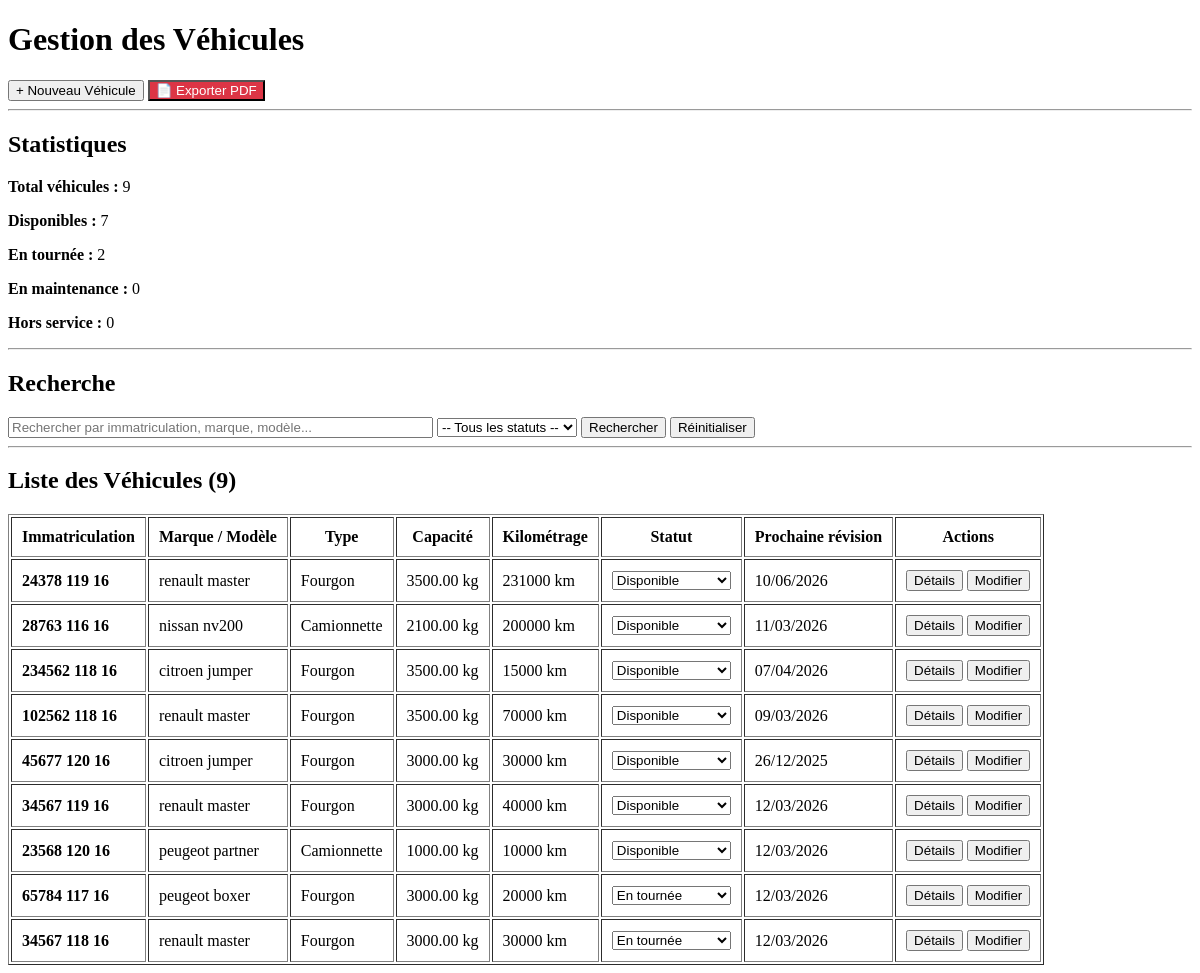
Page /vehicules/ on the earlier database version.
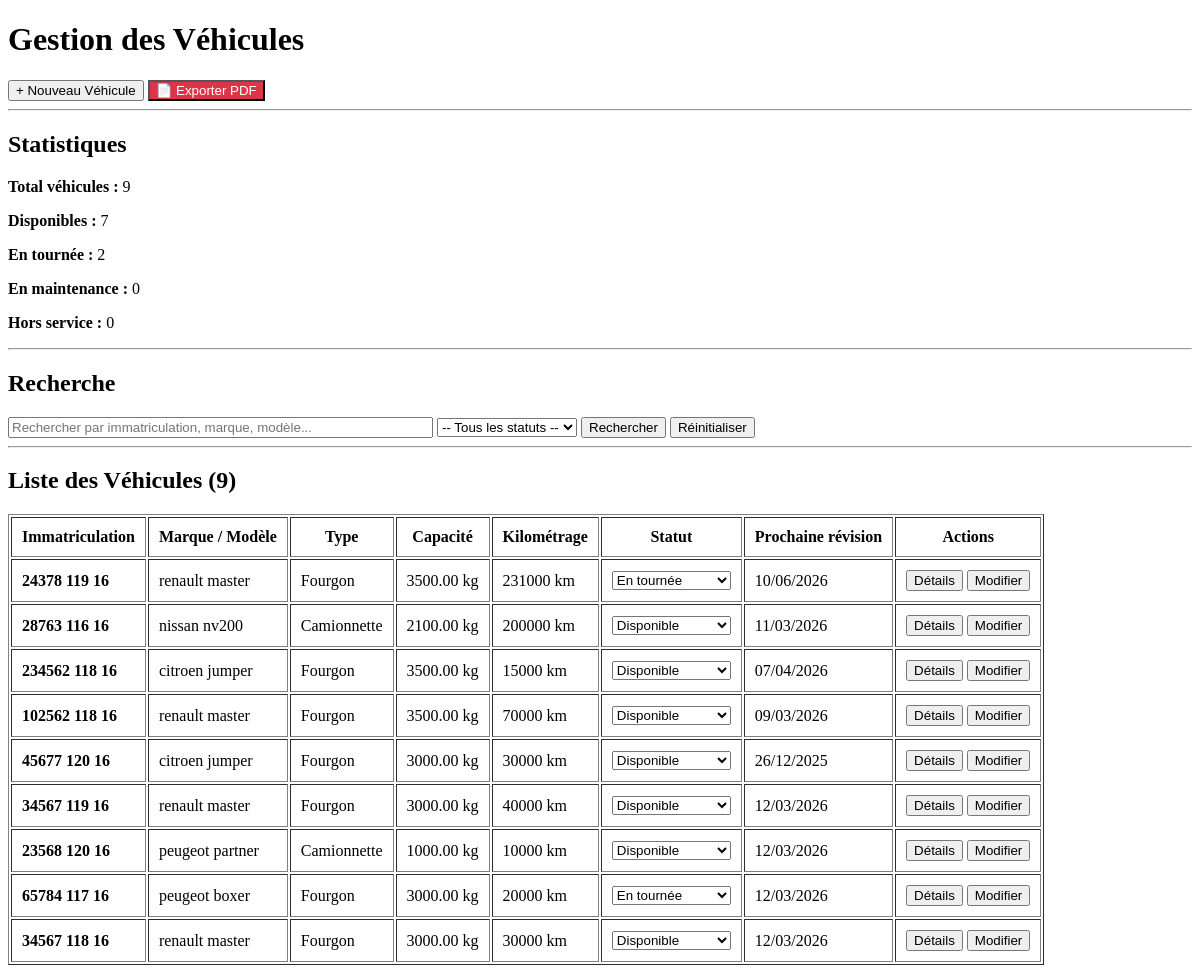
Same page on the later database version.
### app1/models.py (models this page shows, shortened)
class Vehicule(models.Model):
    numero_immatriculation = models.CharField(max_length=50, unique=True)
    marque = models.CharField(max_length=100)
    modele = models.CharField(max_length=100)
    annee = models.IntegerField()
    type_vehicule = models.CharField(max_length=20, choices=[('CAMIONNETTE', 'Camionnette'),('CAMION', 'Camion'),('FOURGON', 'Fourgon'),('MOTO', 'Moto'),])
    capacite_poids = models.DecimalField(max_digits=8, decimal_places=2, help_text="Capacité en kg")
    capacite_volume = models.DecimalField(max_digits=8, decimal_places=2, help_text="Volume en m³")
    consommation_moyenne = models.DecimalField(max_digits=5, decimal_places=2, help_text="Consommation en L/100km")
    etat = models.CharField(max_length=20, choices=[('EXCELLENT', 'Excellent'),('BON', 'Bon'),('MOYEN', 'Moyen'),('MAUVAIS', 'Mauvais'),], default='BON')
    statut = models.CharField(max_length=20, choices=[('DISPONIBLE', 'Disponible'),('EN_TOURNEE', 'En tournée'),('EN_MAINTENANCE', 'En maintenance'),('HORS_SERVICE', 'Hors service'),], default='DISPONIBLE')
    date_derniere_revision = models.DateField(blank=True, null=True)
    date_prochaine_revision = models.DateField(blank=True, null=True)
    kilometrage = models.PositiveIntegerField(default=0, help_text="Compteur kilométrique total")
    date_acquisition = models.DateField()
    date_creation = models.DateTimeField(auto_now_add=True)
    date_modification = models.DateTimeField(auto_now=True)
    remarques = models.TextField(blank=True, null=True)

### app1/views.py (the view)
# urls.py: path('vehicules/', views.liste_vehicules, name='liste_vehicules'),
def liste_vehicules(request):
    search = request.GET.get('search', '')
    filtre_statut = request.GET.get('statut', '')
    vehicules = Vehicule.objects.all()
    if search:
        vehicules = vehicules.filter(
            Q(numero_immatriculation__icontains=search) |
            Q(marque__icontains=search) |
            Q(modele__icontains=search)
        )
    if filtre_statut:
        vehicules = vehicules.filter(statut=filtre_statut)
    vehicules = vehicules.order_by('-date_creation')
    stats = {
        'total_vehicules': Vehicule.objects.count(),
        'disponibles': Vehicule.objects.filter(statut='DISPONIBLE').count(),
        'en_tournee': Vehicule.objects.filter(statut='EN_TOURNEE').count(),
        'en_maintenance': Vehicule.objects.filter(statut='EN_MAINTENANCE').count(),
        'hors_service': Vehicule.objects.filter(statut='HORS_SERVICE').count(),
    }
    statuts = [
        ('DISPONIBLE', 'Disponible'),
        ('EN_TOURNEE', 'En tournée'),
        ('EN_MAINTENANCE', 'En maintenance'),
        ('HORS_SERVICE', 'Hors service'),
    ]
    return render(request, 'vehicules/liste.html', {
        'vehicules': vehicules,
        'search': search,
        'filtre_statut': filtre_statut,
        'statuts': statuts,
        'stats': stats,
    })

### app1/templates/vehicules/liste.html (shortened to what this page needs)
<!DOCTYPE html>
<html lang="fr">
<head>
</head>
<body>
    <h1>Gestion des Véhicules</h1>
    <a href="{% url 'creer_vehicule' %}"><button>+ Nouveau Véhicule</button></a>
    <a href="{% url 'exporter_vehicules_pdf' %}"><button style="background: #dc3545; color: white;">📄 Exporter PDF</button></a>
    <hr>
    <h2>Statistiques</h2>
    <p><strong>Total véhicules :</strong> {{ stats.total_vehicules }}</p>
    <p><strong>Disponibles :</strong> {{ stats.disponibles }}</p>
    <p><strong>En tournée :</strong> {{ stats.en_tournee }}</p>
    <p><strong>En maintenance :</strong> {{ stats.en_maintenance }}</p>
    <p><strong>Hors service :</strong> {{ stats.hors_service }}</p>
    <hr>
    <h2>Recherche</h2>
    <form method="GET">
        <input
            type="text"
            name="search"
            placeholder="Rechercher par immatriculation, marque, modèle..."
            value="{{ search }}"
            size="50"
        >
        <select name="statut">
            <option value="">-- Tous les statuts --</option>
        </select>
        <button type="submit">Rechercher</button>
        <a href="{% url 'liste_vehicules' %}"><button type="button">Réinitialiser</button></a>
    </form>
    <hr>
    <h2>Liste des Véhicules ({{ vehicules.count }})</h2>
    {% if vehicules %}
    <table border="1" cellpadding="10">
        <thead>
            <tr>
                <th>Immatriculation</th>
                <th>Marque / Modèle</th>
                <th>Type</th>
                <th>Capacité</th>
                <th>Kilométrage</th>
                <th>Statut</th>
                <th>Prochaine révision</th>
                <th>Actions</th>
            </tr>
        </thead>
        <tbody>
            {% for vehicule in vehicules %}
            <tr>
                <td><strong>{{ vehicule.numero_immatriculation }}</strong></td>
                <td>{{ vehicule.marque }} {{ vehicule.modele }}</td>
                <td>{{ vehicule.get_type_vehicule_display }}</td>
                <td>{{ vehicule.capacite_poids }} kg</td>
                <td>{{ vehicule.kilometrage }} km</td>
                <td>
                    <form method="POST" action="{% url 'modifier_statut_vehicule' vehicule.id %}" style="display:inline;">
                        <select name="statut" onchange="this.form.submit()">
                            <option value="DISPONIBLE" {% if vehicule.statut == 'DISPONIBLE' %}selected{% endif %}>Disponible</option>
                            <option value="EN_TOURNEE" {% if vehicule.statut == 'EN_TOURNEE' %}selected{% endif %}>En tournée</option>
                        </select>
                    </form>
                </td>
                <td>
                    {% if vehicule.date_prochaine_revision %}
                        {{ vehicule.date_prochaine_revision|date:"d/m/Y" }}
                    {% else %}
                        <span style="color: #999;">Non définie</span>
                    {% endif %}
                </td>
                <td>
                    <a href="{% url 'detail_vehicule' vehicule.id %}"><button>Détails</button></a>
                    <a href="{% url 'modifier_vehicule' vehicule.id %}"><button>Modifier</button></a>
                </td>
            </tr>
            {% endfor %}
        </tbody>
    </table>
    {% else %}
    <p>Aucun véhicule trouvé.</p>
    {% endif %}
</body>
</html>

Differences in the rows shown:
changed Vehicule (number 1 of 9 on the later page): statut "Disponible" → "En tournée"
changed Vehicule (number 9 of 9 on the later page): statut "En tournée" → "Disponible"
